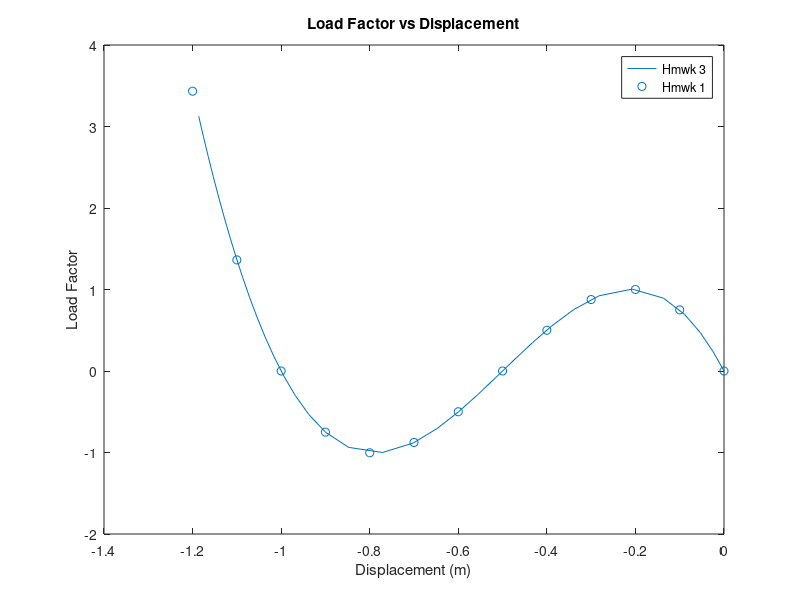
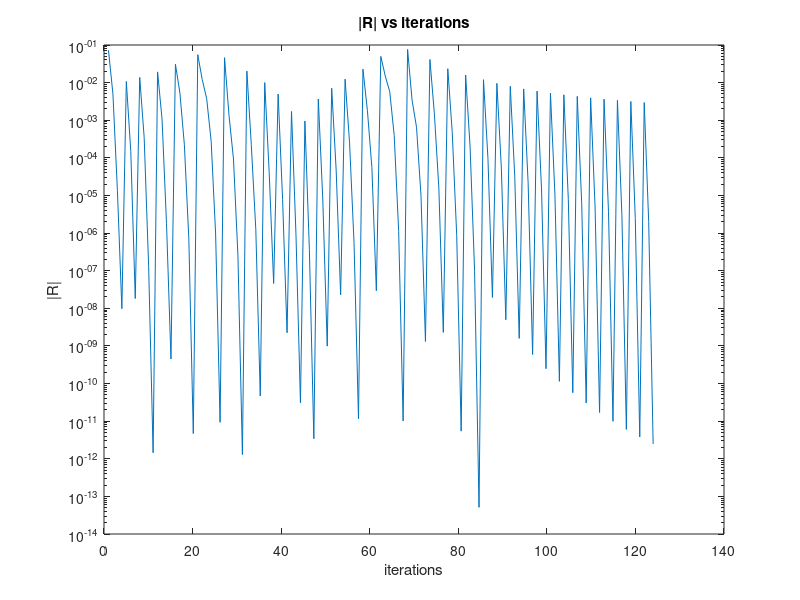
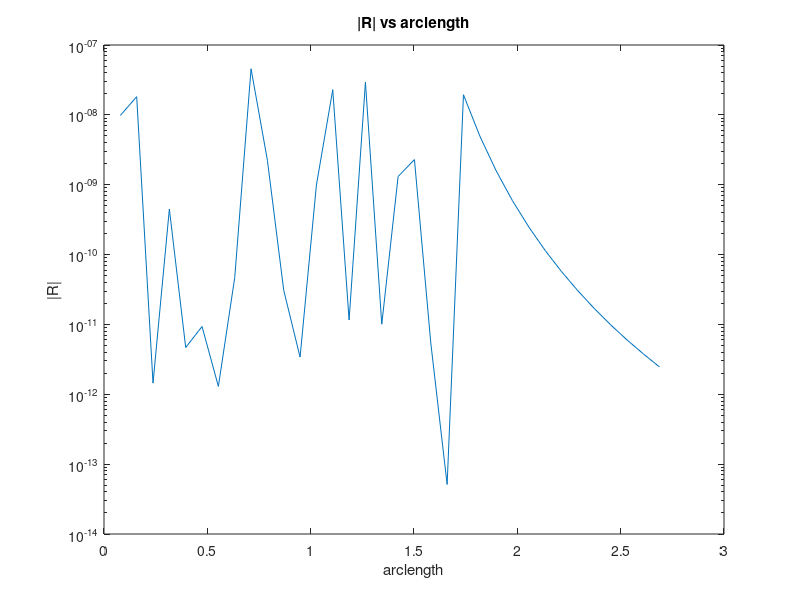

These figures' MATLAB source, in order:
EA = 2100;
L_vec = [5.5, 0.5];
L = sqrt(dot(L_vec,L_vec));
n = L_vec/L;
K = EA/L * L_vec(2)*L_vec(2);
Pcr = -.3;

R = 0;
vo = K\R;
v1 = K\Pcr;
vn = 0;
gamman = 0;
g = 0;
alpha = 0.1;
s=0;
iterations = 1;

v_tot = zeros();
gamma_tot = zeros();
F = zeros();
arclength = zeros();
normR = zeros();
Residuals = zeros();
normRspec = zeros();

gamma_tot(1) = gamman;
v_tot(1) = vn;


for i = 2:35
    if i == 2
        gamma = gamman + .25;
        v = vn + v1*.25;
        ds2 = (v-vn)^2 + alpha*(gamma-gamman)^2;
        ds = sqrt(ds2);
    else
        v = 2*v_tot(end) - v_tot(end-1);
        gamma = 2*gamma_tot(end) - gamma_tot(end-1);
    end
    
    for j = 1:100
        
        l_vec = L_vec + [0,v];
        l = sqrt(dot(l_vec,l_vec));
        n = l_vec/l;
        lambda = l/L;
        strain = log(lambda);
        f = EA*strain;
        Ftot = f*n(2);

        R = -Ftot + Pcr*gamma;
        
        change_v = v-vn;
        change_gamma = gamma - gamman;
        g = -ds2 + change_v^2 + alpha*change_gamma^2; 
    
        Rtot = [R;g];
        check = norm(Rtot);
        Residuals(j,i) = check;
        
        iterations = iterations + 1;
        normRspec(iterations) = check;
        

        if norm(Rtot) < .0000001
           break
        else
        end
        k1 = EA/l * (n(2)*n(2));
        k2 = f/l * (1-n(2)*n(2));
        ktot = k1+ k2;

        vo = ktot\R;
        v1 = ktot\Pcr;
        dgamma = -(g+2*change_v*vo)/(2*change_v*v1 + 2*alpha*change_gamma);
        dv = vo + v1*dgamma;
        gamma = gamma + dgamma;
        v = v + dv;
        
       
    end
    v_tot(i) = v;
    gamma_tot(i) = gamma;
    F(i) = Ftot;
    arclength(i) = s+ds;
    normR(i) = check;
    s = s + ds;
    gamman = gamma;
    vn = v;
    K = ktot;
end

% done in excel
uhw1 = linspace(0,-1.2,13);
fhw1 = [0,-.225,-.30,-.263,-.15,0,.150,.263,.301,.225,0,-.409,-1.03];
pltfhw1 =-fhw1/.3;

iter = linspace(0,iterations,iterations);

figure(1)
plot(v_tot,gamma_tot); hold on
scatter(uhw1,pltfhw1)
title('Load Factor vs Displacement')
xlabel('Displacement (m)')
ylabel('Load Factor')
legend({'Hmwk 3','Hmwk 1'})


figure(2)
semilogy(iter,normRspec)
title('|R| vs iterations')
xlabel('iterations')
ylabel('|R|')

figure(3)
semilogy(arclength,normR)
title('|R| vs arclength')
xlabel('arclength')
ylabel('|R|')




        